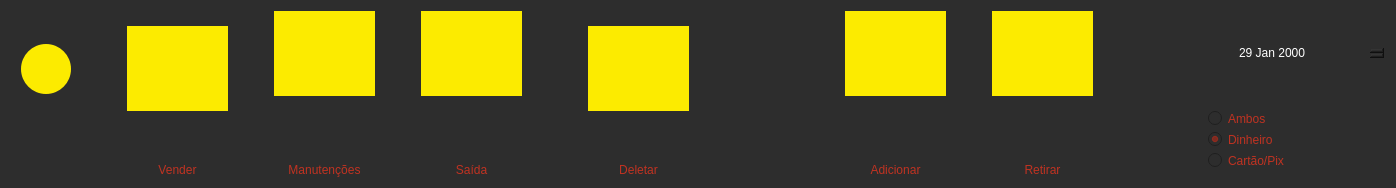
     <widget class="QFrame" name="frame">
      <property name="maximumSize">
       <size>
        <width>16777215</width>
        <height>120</height>
       </size>
      </property>
      <property name="styleSheet">
       <string notr="true">background-color: rgb(45, 45, 45);
border:none;</string>
      </property>
      <property name="frameShape">
       <enum>QFrame::StyledPanel</enum>
      </property>
      <property name="frameShadow">
       <enum>QFrame::Raised</enum>
      </property>
      <layout class="QGridLayout" name="gridLayout_2">
       <item row="0" column="14">
        <spacer name="horizontalSpacer_5">
         <property name="orientation">
          <enum>Qt::Horizontal</enum>
         </property>
         <property name="sizeType">
          <enum>QSizePolicy::Expanding</enum>
         </property>
         <property name="sizeHint" stdset="0">
          <size>
           <width>100</width>
           <height>20</height>
          </size>
         </property>
        </spacer>
       </item>
       <item row="0" column="12">
        <spacer name="horizontalSpacer_6">
         <property name="orientation">
          <enum>Qt::Horizontal</enum>
         </property>
         <property name="sizeType">
          <enum>QSizePolicy::Minimum</enum>
         </property>
         <property name="sizeHint" stdset="0">
          <size>
           <width>40</width>
           <height>20</height>
          </size>
         </property>
        </spacer>
       </item>
       <item row="0" column="6">
        <spacer name="horizontalSpacer_8">
         <property name="orientation">
          <enum>Qt::Horizontal</enum>
         </property>
         <property name="sizeType">
          <enum>QSizePolicy::Preferred</enum>
         </property>
         <property name="sizeHint" stdset="0">
          <size>
           <width>40</width>
           <height>20</height>
          </size>
         </property>
        </spacer>
       </item>
       <item row="3" column="13">
        <widget class="QLabel" name="label_7">
         <property name="styleSheet">
          <string notr="true">font: 13px &quot;Arial Rounded MT Bold&quot;;
color: #C03221;</string>
         </property>
         <property name="text">
          <string>Retirar</string>
         </property>
         <property name="alignment">
          <set>Qt::AlignCenter</set>
         </property>
        </widget>
       </item>
       <item row="0" column="7">
        <widget class="QPushButton" name="btnSaida">
         <property name="minimumSize">
          <size>
           <width>101</width>
           <height>85</height>
          </size>
         </property>
         <property name="maximumSize">
          <size>
           <width>101</width>
           <height>85</height>
          </size>
         </property>
         <property name="cursor">
          <cursorShape>PointingHandCursor</cursorShape>
         </property>
         <property name="styleSheet">
          <string notr="true">QPushButton{
background-color: rgb(252, 235, 0);
}

QPushButton:hover{
	background-color: rgb(232, 213, 0);
}
</string>
         </property>
         <property name="text">
          <string/>
         </property>
         <property name="icon">
          <iconset>
           <normaloff>gastos.png</normaloff>gastos.png</iconset>
         </property>
         <property name="iconSize">
          <size>
           <width>65</width>
           <height>65</height>
          </size>
         </property>
        </widget>
       </item>
       <item row="3" column="5">
        <widget class="QLabel" name="label_8">
         <property name="styleSheet">
          <string notr="true">font: 13px &quot;Arial Rounded MT Bold&quot;;
color: #C03221;</string>
         </property>
         <property name="text">
          <string>Manutenções</string>
         </property>
         <property name="alignment">
          <set>Qt::AlignCenter</set>
         </property>
        </widget>
       </item>
       <item row="0" column="9" rowspan="2">
        <widget class="QPushButton" name="btnDeletar">
         <property name="minimumSize">
          <size>
           <width>101</width>
           <height>85</height>
          </size>
         </property>
         <property name="maximumSize">
          <size>
           <width>101</width>
           <height>85</height>
          </size>
         </property>
         <property name="cursor">
          <cursorShape>PointingHandCursor</cursorShape>
         </property>
         <property name="styleSheet">
          <string notr="true">QPushButton{
background-color: rgb(252, 235, 0);
}

QPushButton:hover{
	background-color: rgb(232, 213, 0);
}
</string>
         </property>
         <property name="text">
          <string/>
         </property>
         <property name="icon">
          <iconset>
           <normaloff>lixeira.png</normaloff>lixeira.png</iconset>
         </property>
         <property name="iconSize">
          <size>
           <width>65</width>
           <height>65</height>
          </size>
         </property>
        </widget>
       </item>
       <item row="0" column="1" rowspan="2">
        <widget class="QPushButton" name="btnVoltar">
         <property name="minimumSize">
          <size>
           <width>50</width>
           <height>50</height>
          </size>
         </property>
         <property name="maximumSize">
          <size>
           <width>50</width>
           <height>50</height>
          </size>
         </property>
         <property name="cursor">
          <cursorShape>PointingHandCursor</cursorShape>
         </property>
         <property name="styleSheet">
          <string notr="true">QPushButton{
background-color: rgb(252, 235, 0);
border-radius:25px;
}

QPushButton:hover{
	background-color: rgb(232, 213, 0);
}
</string>
         </property>
         <property name="text">
          <string/>
         </property>
         <property name="icon">
          <iconset>
           <normaloff>seta.png</normaloff>seta.png</iconset>
         </property>
         <property name="iconSize">
          <size>
           <width>40</width>
           <height>40</height>
          </size>
         </property>
        </widget>
       </item>
       <item row="0" column="5">
        <widget class="QPushButton" name="btnManutention">
         <property name="minimumSize">
          <size>
           <width>101</width>
           <height>85</height>
          </size>
         </property>
         <property name="maximumSize">
          <size>
           <width>101</width>
           <height>85</height>
          </size>
         </property>
         <property name="cursor">
          <cursorShape>PointingHandCursor</cursorShape>
         </property>
         <property name="styleSheet">
          <string notr="true">QPushButton{
background-color: rgb(252, 235, 0);
}

QPushButton:hover{
	background-color: rgb(232, 213, 0);
}
</string>
         </property>
         <property name="text">
          <string/>
         </property>
         <property name="icon">
          <iconset>
           <normaloff>manutencao.png</normaloff>manutencao.png</iconset>
         </property>
         <property name="iconSize">
          <size>
           <width>65</width>
           <height>65</height>
          </size>
         </property>
        </widget>
       </item>
       <item row="0" column="15">
        <widget class="QPushButton" name="btnRefresh">
         <property name="cursor">
          <cursorShape>PointingHandCursor</cursorShape>
         </property>
         <property name="text">
          <string/>
         </property>
         <property name="icon">
          <iconset>
           <normaloff>refresh.png</normaloff>refresh.png</iconset>
         </property>
         <property name="iconSize">
          <size>
           <width>30</width>
           <height>30</height>
          </size>
         </property>
        </widget>
       </item>
       <item row="0" column="8">
        <spacer name="horizontalSpacer_3">
         <property name="orientation">
          <enum>Qt::Horizontal</enum>
         </property>
         <property name="sizeType">
          <enum>QSizePolicy::Preferred</enum>
         </property>
         <property name="sizeHint" stdset="0">
          <size>
           <width>60</width>
           <height>20</height>
          </size>
         </property>
        </spacer>
       </item>
       <item row="0" column="2">
        <spacer name="horizontalSpacer">
         <property name="orientation">
          <enum>Qt::Horizontal</enum>
         </property>
         <property name="sizeType">
          <enum>QSizePolicy::Preferred</enum>
         </property>
         <property name="sizeHint" stdset="0">
          <size>
           <width>50</width>
           <height>20</height>
          </size>
         </property>
        </spacer>
       </item>
       <item row="0" column="4">
        <spacer name="horizontalSpacer_7">
         <property name="orientation">
          <enum>Qt::Horizontal</enum>
         </property>
         <property name="sizeType">
          <enum>QSizePolicy::Preferred</enum>
         </property>
         <property name="sizeHint" stdset="0">
          <size>
           <width>40</width>
           <height>20</height>
          </size>
         </property>
        </spacer>
       </item>
       <item row="0" column="0">
        <spacer name="horizontalSpacer_4">
         <property name="orientation">
          <enum>Qt::Horizontal</enum>
         </property>
         <property name="sizeType">
          <enum>QSizePolicy::Preferred</enum>
         </property>
         <property name="sizeHint" stdset="0">
          <size>
           <width>10</width>
           <height>20</height>
          </size>
         </property>
        </spacer>
       </item>
       <item row="3" column="9">
        <widget class="QLabel" name="label_2">
         <property name="maximumSize">
          <size>
           <width>16777215</width>
           <height>10</height>
          </size>
         </property>
         <property name="styleSheet">
          <string notr="true">font: 13px &quot;Arial Rounded MT Bold&quot;;
color: #C03221;</string>
         </property>
         <property name="text">
          <string>Deletar</string>
         </property>
         <property name="alignment">
          <set>Qt::AlignCenter</set>
         </property>
        </widget>
       </item>
       <item row="0" column="13">
        <widget class="QPushButton" name="btnRetira">
         <property name="minimumSize">
          <size>
           <width>101</width>
           <height>85</height>
          </size>
         </property>
         <property name="maximumSize">
          <size>
           <width>101</width>
           <height>85</height>
          </size>
         </property>
         <property name="styleSheet">
          <string notr="true">QPushButton{
background-color: rgb(252, 235, 0);
}

QPushButton:hover{
	background-color: rgb(232, 213, 0);
}
</string>
         </property>
         <property name="text">
          <string/>
         </property>
         <property name="icon">
          <iconset>
           <normaloff>armazem.png</normaloff>armazem.png</iconset>
         </property>
         <property name="iconSize">
          <size>
           <width>64</width>
           <height>64</height>
          </size>
         </property>
        </widget>
       </item>
       <item row="0" column="3" rowspan="2">
        <widget class="QPushButton" name="btnVender">
         <property name="minimumSize">
          <size>
           <width>101</width>
           <height>85</height>
          </size>
         </property>
         <property name="maximumSize">
          <size>
           <width>101</width>
           <height>85</height>
          </size>
         </property>
         <property name="cursor">
          <cursorShape>PointingHandCursor</cursorShape>
         </property>
         <property name="styleSheet">
          <string notr="true">QPushButton{
background-color: rgb(252, 235, 0);
}

QPushButton:hover{
	background-color: rgb(232, 213, 0);
}
</string>
         </property>
         <property name="text">
          <string/>
         </property>
         <property name="icon">
          <iconset>
           <normaloff>venda.png</normaloff>venda.png</iconset>
         </property>
         <property name="iconSize">
          <size>
           <width>65</width>
           <height>65</height>
          </size>
         </property>
        </widget>
       </item>
       <item row="0" column="11">
        <widget class="QPushButton" name="btnAdiciona">
         <property name="minimumSize">
          <size>
           <width>101</width>
           <height>85</height>
          </size>
         </property>
         <property name="maximumSize">
          <size>
           <width>101</width>
           <height>85</height>
          </size>
         </property>
         <property name="styleSheet">
          <string notr="true">QPushButton{
background-color: rgb(252, 235, 0);
}

QPushButton:hover{
	background-color: rgb(232, 213, 0);
}
</string>
         </property>
         <property name="text">
          <string/>
         </property>
         <property name="icon">
          <iconset>
           <normaloff>warehouse (1).png</normaloff>warehouse (1).png</iconset>
         </property>
         <property name="iconSize">
          <size>
           <width>64</width>
           <height>64</height>
          </size>
         </property>
        </widget>
       </item>
       <item row="3" column="7">
        <widget class="QLabel" name="label_9">
         <property name="styleSheet">
          <string notr="true">font: 13px &quot;Arial Rounded MT Bold&quot;;
color: #C03221;</string>
         </property>
         <property name="text">
          <string>Saída</string>
         </property>
         <property name="alignment">
          <set>Qt::AlignCenter</set>
         </property>
        </widget>
       </item>
       <item row="0" column="10">
        <spacer name="horizontalSpacer_2">
         <property name="orientation">
          <enum>Qt::Horizontal</enum>
         </property>
         <property name="sizeType">
          <enum>QSizePolicy::Maximum</enum>
         </property>
         <property name="sizeHint" stdset="0">
          <size>
           <width>150</width>
           <height>20</height>
          </size>
         </property>
        </spacer>
       </item>
       <item row="3" column="3">
        <widget class="QLabel" name="label">
         <property name="minimumSize">
          <size>
           <width>0</width>
           <height>0</height>
          </size>
         </property>
         <property name="maximumSize">
          <size>
           <width>16777215</width>
           <height>10</height>
          </size>
         </property>
         <property name="cursor">
          <cursorShape>ArrowCursor</cursorShape>
         </property>
         <property name="styleSheet">
          <string notr="true">font: 13px &quot;Arial Rounded MT Bold&quot;;
color: #C03221;</string>
         </property>
         <property name="text">
          <string>Vender</string>
         </property>
         <property name="alignment">
          <set>Qt::AlignCenter</set>
         </property>
        </widget>
       </item>
       <item row="3" column="11">
        <widget class="QLabel" name="label_6">
         <property name="styleSheet">
          <string notr="true">font: 13px &quot;Arial Rounded MT Bold&quot;;
color: #C03221;</string>
         </property>
         <property name="text">
          <string>Adicionar</string>
         </property>
         <property name="alignment">
          <set>Qt::AlignCenter</set>
         </property>
        </widget>
       </item>
       <item row="0" column="16">
        <widget class="QDateEdit" name="dateEdit">
         <property name="minimumSize">
          <size>
           <width>148</width>
           <height>0</height>
          </size>
         </property>
         <property name="styleSheet">
          <string notr="true">font: 18pt &quot;Arial Rounded MT Bold&quot;;
color:white;</string>
         </property>
         <property name="dateTime">
          <datetime>
           <hour>3</hour>
           <minute>0</minute>
           <second>0</second>
           <year>2000</year>
           <month>1</month>
           <day>29</day>
          </datetime>
         </property>
         <property name="timeSpec">
          <enum>Qt::LocalTime</enum>
         </property>
        </widget>
       </item>
       <item row="1" column="15" rowspan="3" colspan="2">
        <widget class="QFrame" name="frame_13">
         <property name="frameShape">
          <enum>QFrame::StyledPanel</enum>
         </property>
         <property name="frameShadow">
          <enum>QFrame::Raised</enum>
         </property>
         <layout class="QVBoxLayout" name="verticalLayout">
          <item>
           <widget class="QRadioButton" name="radioAmbos">
            <property name="cursor">
             <cursorShape>PointingHandCursor</cursorShape>
            </property>
            <property name="styleSheet">
             <string notr="true">font: 13px &quot;Arial Rounded MT Bold&quot;;
color: #C03221;</string>
            </property>
            <property name="text">
             <string>Ambos</string>
            </property>
           </widget>
          </item>
          <item>
           <widget class="QRadioButton" name="radioDinheiro">
            <property name="cursor">
             <cursorShape>PointingHandCursor</cursorShape>
            </property>
            <property name="styleSheet">
             <string notr="true">font: 13px &quot;Arial Rounded MT Bold&quot;;
color: #C03221;</string>
            </property>
            <property name="text">
             <string>Dinheiro</string>
            </property>
            <property name="checked">
             <bool>true</bool>
            </property>
           </widget>
          </item>
          <item>
           <widget class="QRadioButton" name="radioPix">
            <property name="cursor">
             <cursorShape>PointingHandCursor</cursorShape>
            </property>
            <property name="styleSheet">
             <string notr="true">font: 13px &quot;Arial Rounded MT Bold&quot;;
color: #C03221;</string>
            </property>
            <property name="text">
             <string>Cartão/Pix</string>
            </property>
           </widget>
          </item>
         </layout>
        </widget>
       </item>
      </layout>
     </widget>
